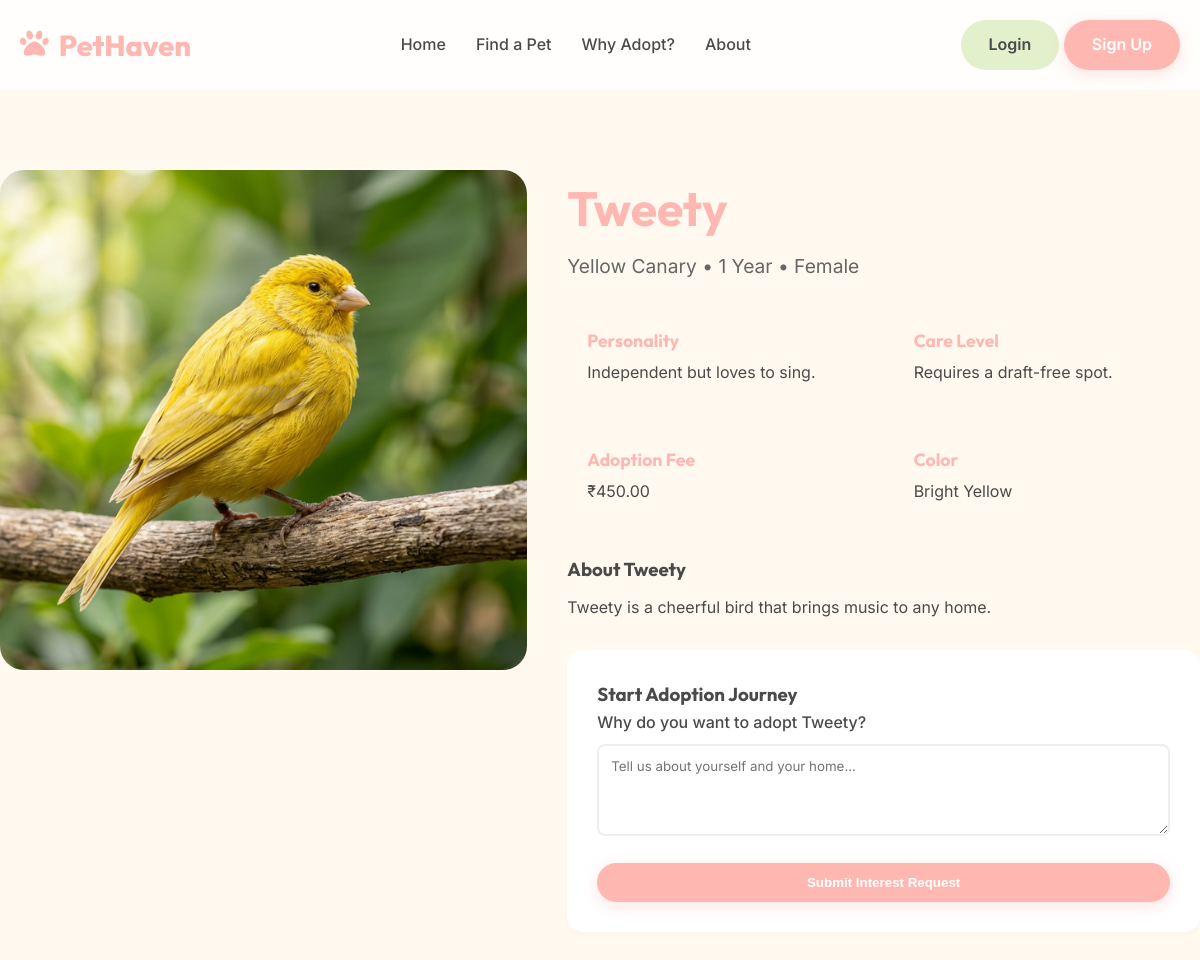
The page /pet_details.php?name=Tweety on the database its author committed.
### tables this page shows
CREATE TABLE IF NOT EXISTS pets (
    name VARCHAR(100) PRIMARY KEY,
    category_name VARCHAR(50),
    breed VARCHAR(100),
    age VARCHAR(20),
    gender ENUM('Male', 'Female'),
    color VARCHAR(50),
    price DECIMAL(10, 2) DEFAULT 0.00,
    description TEXT,
    behavior TEXT,
    care_pattern TEXT,
    is_rescued BOOLEAN DEFAULT FALSE,
    image VARCHAR(255),
    status ENUM('available', 'adopted') DEFAULT 'available',
    created_at TIMESTAMP DEFAULT CURRENT_TIMESTAMP,
    FOREIGN KEY (category_name) REFERENCES categories(name)
);

### pet_details.php (the view, shortened to what this page needs)
<?php
require_once 'includes/db.php';
require_once 'includes/header.php';
$pet_name = $_GET['name'];
$stmt = $pdo->prepare("SELECT p.*, c.name as category_name FROM pets p LEFT JOIN categories c ON p.category_name = c.name WHERE p.name = ?");
$stmt->execute([$pet_name]);
$pet = $stmt->fetch(PDO::FETCH_ASSOC);
?>
<div class="container section-padding">
    <div class="hero-grid" style="grid-template-columns: 1fr 1.2fr; gap: 40px; align-items: flex-start;">
        <div>
            <div style="position: relative; border-radius: var(--radius-lg); overflow: hidden; box-shadow: var(--shadow-lg); height: 500px;">
                  <img src="<?php echo $pet['image']; ?>" style="width: 100%; height: 100%; object-fit: cover;" alt="<?php echo $pet['name']; ?>">
            </div>
        </div>
        <div class="pet-details-content">
            <h1 style="font-size: 3rem; color: var(--color-primary); margin-bottom: 5px;"><?php echo htmlspecialchars($pet['name']); ?></h1>
            <p style="font-size: 1.2rem; color: #666; margin-bottom: 25px;"><?php echo htmlspecialchars($pet['breed']); ?> • <?php echo htmlspecialchars($pet['age']); ?> • <?php echo htmlspecialchars($pet['gender']); ?></p>
            <div style="display: grid; grid-template-columns: 1fr 1fr; gap: 20px; margin-bottom: 30px;">
                <div style="background: var(--color-warm-bg); padding: 20px; border-radius: var(--radius-md);">
                     <h4 style="font-size: 1.1rem; color: var(--color-primary); margin-bottom: 5px;">Personality</h4>
                     <p><?php echo htmlspecialchars($pet['behavior']); ?></p>
                </div>
                <div style="background: var(--color-warm-bg); padding: 20px; border-radius: var(--radius-md);">
                     <h4 style="font-size: 1.1rem; color: var(--color-primary); margin-bottom: 5px;">Care Level</h4>
                     <p><?php echo htmlspecialchars($pet['care_pattern']); ?></p>
                </div>
                <div style="background: var(--color-warm-bg); padding: 20px; border-radius: var(--radius-md);">
                      <h4 style="font-size: 1.1rem; color: var(--color-primary); margin-bottom: 5px;">Adoption Fee</h4>
                      <p><?php echo $pet['price'] > 0 ? '₹'.number_format($pet['price'], 2) : 'Free Adoption'; ?></p>
                 </div>
                <div style="background: var(--color-warm-bg); padding: 20px; border-radius: var(--radius-md);">
                      <h4 style="font-size: 1.1rem; color: var(--color-primary); margin-bottom: 5px;">Color</h4>
                      <p><?php echo htmlspecialchars($pet['color']); ?></p>
                 </div>
            </div>
            <div style="margin-bottom: 30px;">
                <h3 style="margin-bottom: 10px;">About <?php echo htmlspecialchars($pet['name']); ?></h3>
                <p style="line-height: 1.6;"><?php echo nl2br(htmlspecialchars($pet['description'])); ?></p>
            </div>
            <?php if($pet['status'] == 'available'): ?>
                <div style="background: white; padding: 30px; border-radius: var(--radius-md); box-shadow: var(--shadow-card);">
                    <h3 class="mb-3">Start Adoption Journey</h3>
                    <form method="POST">
                        <div class="form-group mb-3">
                            <label style="display: block; margin-bottom: 8px;">Why do you want to adopt <?php echo htmlspecialchars($pet['name']); ?>?</label>
                            <textarea name="message" rows="4" class="form-control" placeholder="Tell us about yourself and your home..." required></textarea>
                        </div>
                        <button type="submit" name="adopt_request" class="btn btn-primary" style="width: 100%;">Submit Interest Request</button>
                    </form>
                </div>
            <?php else: ?>
                <div style="background: #f8f9fa; padding: 20px; border-radius: var(--radius-md); text-align: center;">
                    <p style="color: #888;">This pet has found a new home!</p>
                </div>
            <?php endif; ?>
        </div>
    </div>
</div>
<?php require_once 'includes/footer.php'; ?>

### style.css (style rules this page uses)
:root { --color-primary: #FFB7B2; --color-secondary: #E2F0CB; --color-accent: #C7CEEA; --color-warm-bg: #FFF9F0; --color-text-main: #4A4A4A; --color-text-light: #888888; --color-white: #ffffff; --color-danger: #FF9AA2; --color-success: #B5EAD7; --font-heading: 'Outfit', sans-serif; --font-body: 'Inter', sans-serif; --shadow-soft: 0 10px 30px rgba(0, 0, 0, 0.05); --shadow-card: 0 4px 6px rgba(0, 0, 0, 0.02); --radius-lg: 24px; --radius-md: 16px; --radius-sm: 8px; }
* { margin: 0; padding: 0; box-sizing: border-box; }
body { font-family: var(--font-body); background-color: var(--color-warm-bg); color: var(--color-text-main); line-height: 1.6; overflow-x: hidden; }
h1, h2, h3, h4, h5, h6 { font-family: var(--font-heading); font-weight: 700; color: var(--color-text-main); }
.container { max-width: 1200px; margin: 0 auto; padding: 0 20px; }
.btn { display: inline-block; padding: 12px 28px; border-radius: 50px; font-weight: 600; cursor: pointer; border: none; transition: transform 0.2s ease, box-shadow 0.2s ease; }
.btn-primary { background-color: var(--color-primary); color: var(--color-white); box-shadow: 0 4px 15px rgba(255, 183, 178, 0.4); }
.section-padding { padding: 80px 0; }
.hero-grid { display: grid; grid-template-columns: 1fr 1fr; gap: 50px; align-items: center; }
.form-group { margin-bottom: 20px; }
.form-group label { display: block; margin-bottom: 8px; font-weight: 500; }
.form-control { width: 100%; padding: 12px; border: 2px solid #eee; border-radius: var(--radius-sm); font-family: var(--font-body); transition: border-color 0.3s; }

### rows shown on the page
pets: image (picture), name "Tweety", breed "Yellow Canary", age "1 Year", gender "Female", behavior "Independent but loves to sing.", care_pattern "Requires a draft-free spot.", price "450.00", color "Bright Yellow", description "Tweety is a cheerful bird that brings music to any home."
